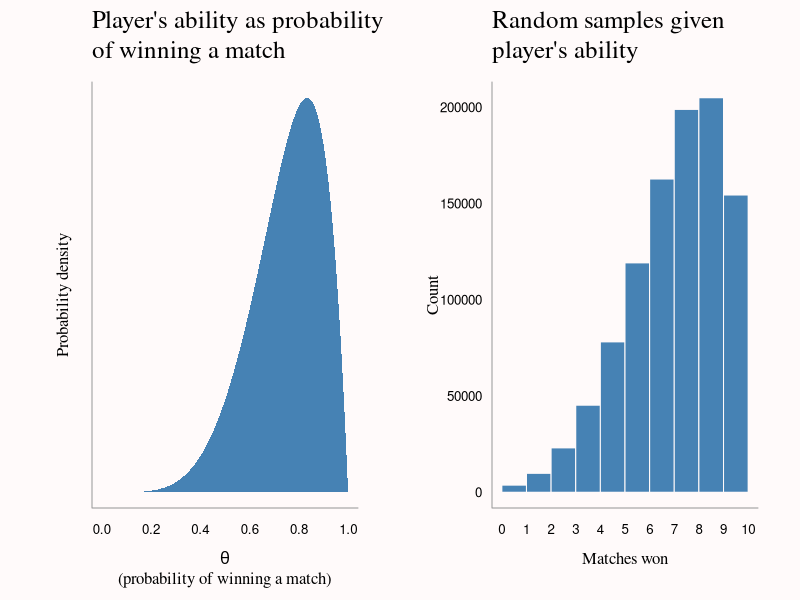
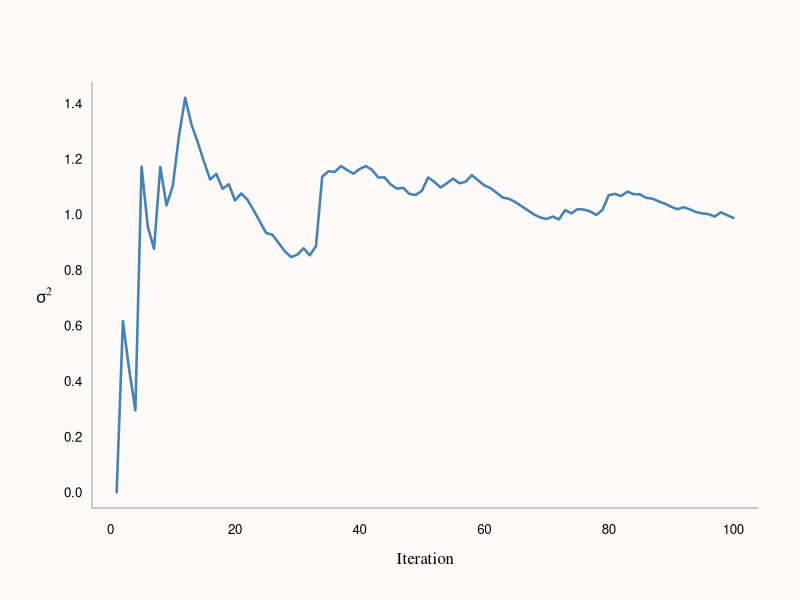
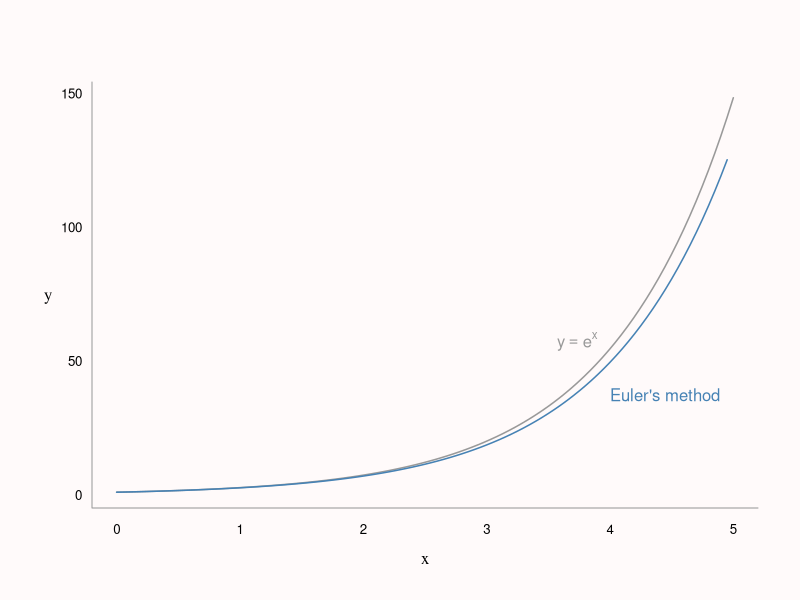
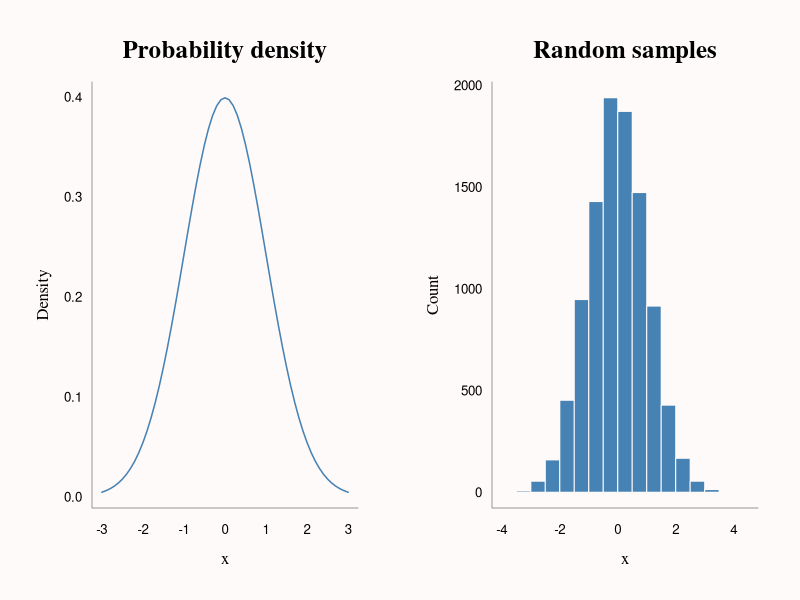
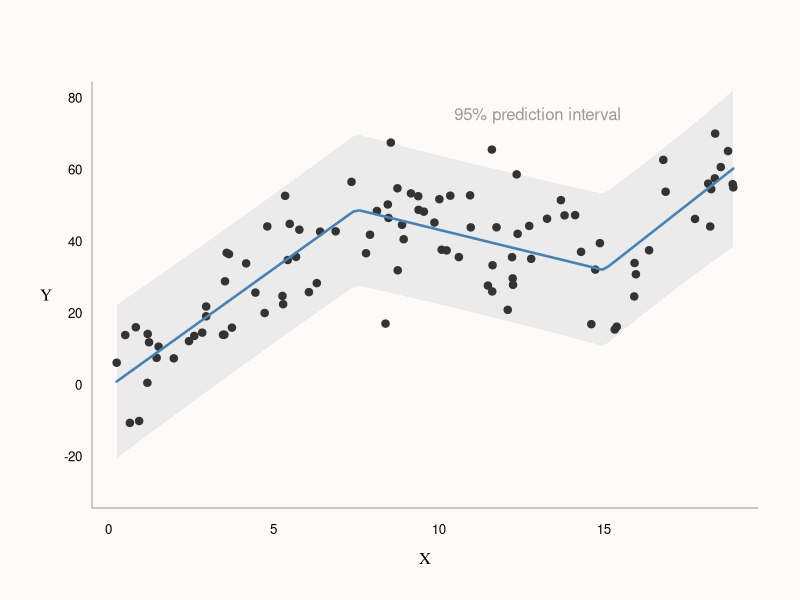
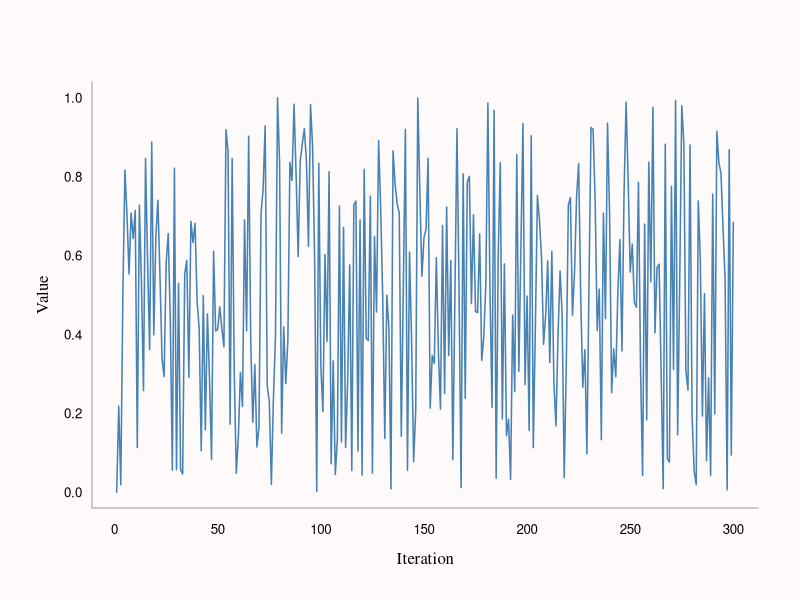

Here is the R script that generated these plots, in order:
## ---- chunk 1

knitr::opts_chunk$set(echo = TRUE, message=FALSE, warning=FALSE, 
                      fig.align='center')
knitr::opts_knit$set(global.par = TRUE)

## ---- chunk 2

library(colorspace)

col_bg <- 'snow'
col_highlight <- 'steelblue'
col_fade <- 'grey60'

par(bg = col_bg, las = 1, bty = 'L',
    mar = c(4.5, 4.5, 4, 2) + 0.1, cex.axis = 0.8)

## ---- chunk 3

y <- c(1, 1, 1, 1, 0, 1)
theta <- seq(0, 1, 0.01)

# Non-informative Beta(1, 1) prior + observed y and (n-y)
a <- 1 + sum(y)
b <- 1 + length(y) - sum(y)

# Calculate and normalize posterior
post <- dbeta(theta, a, b)
post <- post / sum(post)

# Draw random 1,000,000 samples:
n <- 1e6
theta_s <- rbeta(n, a, b) # ...of theta
y_s <- rbinom(n, 10, theta_s) # ...of wins out of 10 matches

## ---- chunk 4

par(mfrow = c(1, 2),
    bg = col_bg)

plot(theta, post, type = 'n', axes = FALSE, 
     xlab = '', ylab = '')
polygon(c(theta, rev(theta)),
        c(post, rep(0, length(theta))),
        col = col_highlight, border = NA)
axis(1, tick = FALSE, line = -0.5)
mtext(expression(theta), 1, line = 2, family = 'serif')
mtext('(probability of winning a match)', 1, line = 3, family = 'serif')
mtext('Probability density', 2, line = 1, family = 'serif', las = 0)
mtext("Player's ability as probability\nof winning a match", 3, 
      line = 1, adj = 0, family = 'serif', cex = 1.5)
box(bty = 'L', col = col_fade)

hist(y_s, main = '', xlab = '', ylab = '', col = col_highlight,
     border = col_bg, axes = FALSE, breaks = 0:10)
axis(1, at = 0:10, tick = FALSE, line = -0.5)
axis(2, tick = FALSE, line = -0.5)
mtext('Matches won', 1, line = 2, family = 'serif')
mtext('Count', 2, line = 2.5, family = 'serif', las = 0)
mtext("Random samples given\nplayer's ability", 3, line = 1, 
      family = 'serif', adj = 0, cex = 1.5)
box(bty = 'L', col = col_fade)
par(mfrow = c(1, 1))

## ---- chunk 5

# Probs. of matches won
ps <- table(y_s) / sum(table(y_s))

# Cumulative probs. of winning at least X matches
cps <- cumsum(rev(ps)) # Have to reverse to count X or fewer

# Expected outcomes for each decision
data.frame(prob_of_x = as.numeric(ps), 
           prob_at_least_x = as.numeric(cps),
           payoff = cps * (10:0) * 10 - 30)
## ---- chunk 6
set.seed(123456)
x <- rnorm(100)
n <- seq_along(x)

cmu <- numeric(100)
cmu[1] <- x[1]
csumsq <- numeric(100)

# Compute cumulative variance (+ mean) via updating
for (i in 2:100) {
  cmu[i] <- (n[i - 1] * cmu[i - 1] + x[i]) / n[i] # Cumulative mean
  csumsq[i] <- csumsq[i - 1] +                    # Cumulative sum of squares
    (x[i] - cmu[i - 1]) * (x[i] - cmu[i])
}

csigma1 <- csumsq / (n - 1)
csigma1[1] <- 0

# Compute cumulative variance the effortful way
csigma2 <- numeric(100)
for (i in 2:100) {
  csigma2[i] <- var(x[1:i])
}

all.equal(csigma1, csigma2)

## ---- chunk 7

par(bg = col_bg)
plot(1:length(csigma1), csigma1, type = 'l', 
     col = col_highlight, lwd = 2.5, axes = FALSE,
     xlab = '', ylab = '')
axis(1, line = -0.5, tick = FALSE)
axis(2, line = -0.5, tick = FALSE)
box(bty = 'L', col = col_fade)
mtext('Iteration', 1, line = 2, family = 'serif')
mtext(expression(sigma^2), 2, line = 2, family = 'serif')

## ---- chunk 8

# Derivative of function y
dy <- function(y) y

# Inputs: derivative function, initial x, initial y, stepsize, length
euler <- function(dy = NULL, x0 = 0, y0 = 1, stepsize = 0.1, len = 100) {
  
  x <- numeric(len)
  y <- numeric(len)
  
  x[1] <- x0
  y[1] <- y0
  
  # Iterate: 1) increment x by stepsize
  #          2) increment y by stepsize times derivative
  for (i in 2:len) {
    x[i] <- x[i - 1] + stepsize
    y[i] <- y[i - 1] + stepsize * dy(y[i - 1])
  }

  # Return list of x's and y's
  list(x = x, y = y)
}

# Example
b <- euler(dy, stepsize = 0.05)
x <- seq(0, 5, length.out = 100)

# Plot code not shown (see .Rmd)
## ---- chunk 9

plot(x, exp(x), type = 'l', xlab = '', ylab = '', 
     col = col_fade, axes = FALSE, lwd = 1.5)
lines(b$x, b$y, col = col_highlight, lwd = 1.5)
text(expression(y == e^x), 
     x = b$x[80] - 0.05, y = b$y[80] + 10, adj = 1, 
     col = col_fade)
text("Euler's method", 
     x = b$x[80] + 0.05, y = b$y[80] - 10, adj = 0, 
     col = col_highlight)
axis(1, tick = FALSE, line = -0.5)
axis(2, tick = FALSE, line = -0.5, las = 1)
mtext('x', 1, line = 2, family = 'serif')
mtext('y', 2, line = 2, family = 'serif')
box(bty = 'L', col = col_fade)

## ---- chunk 10

det_row <- function(mat) {
  
  nr <- nrow(mat)
  fact <- numeric(nr - 1)
  
  for (i in seq_len(nr - 1)) {
    # Normalize current row (1 in first column) & save the multiplication factor
    fact[i] <- mat[i, i]
    mat[i, ] <- mat[i, ] / mat[i, i]
    
    # Subtract multiples of current row from rows below (get all 0's)
    for (j in (i + 1):nr)
      mat[j, ] <- mat[j, ] - mat[j, i] * mat[i, ] 
  }
  # Take the product of mult. factors & the last (unscaled) value in the matrix 
  prod(fact) * mat[nr, nr]
}

# Example

set.seed(12345)
mat <- matrix(sample(1:9), ncol = 3)

c(det_row(mat), det(mat))

## ---- chunk 11
set.seed(123456)
# Same result as sample(1:9, 100, replace = TRUE)
ceiling(runif(20, 0, 9))

n <- 1e7
t1 <- system.time(ceiling(runif(n, 0, 9))) # Almost 2 x faster
t2 <- system.time(sample(1:9, n, replace = TRUE))

rbind(t1, t2)
## ---- chunk 12

# Probability density function (normal)
pdf <- function(x) (1 / sqrt(2 * pi)) * exp(-1/2 * (x)^2)

# ...suppose we didn't have rnorm() but had the pdf() above

# Use R's numerical integration to make a CDF
cdf <- function(x) {
  integrate(pdf, 0, x)[[1]]
}

# Make inverse CDF by numeric approximation (linear)
cumdens <- sapply(seq(0.01, 5, 0.01), cdf)
icdf <- approxfun(cumdens, seq(0.01, 5, 0.01))

# Draw random samples & transform via ICDF (+ flip sign)
samples <- runif(10000, 0, 0.5)
x <- icdf(samples) * ifelse(runif(1000, 0, 2) > 1, 1, -1)

# Plot code not shown (see .Rmd)
## ---- chunk 13

par(mfrow = c(1, 2))
plot(seq(-3, 3, 0.1), pdf(seq(-3, 3, 0.1)), type = 'l',
     xlab = '', ylab = '', main = '',  axes = FALSE,
     col = col_highlight, lwd = 1.5)
axis(1, tick = FALSE, line = -0.5)
axis(2, tick = FALSE, line = -0.5)
mtext('x', 1, line = 2, family = 'serif')
mtext('Density', 2, line = 2, family = 'serif', las = 0)
mtext('Probability density', 3, line = 1, family = 'serif', 
      font = 2, cex = 1.5)
box(col = col_fade)

hist(x, main = '', xlab = '', ylab = '', col = col_highlight,
     border = col_bg, axes = FALSE)
axis(1, tick = FALSE, line = -0.5)
axis(2, tick = FALSE, line = -0.5)
mtext('x', 1, line = 2, family = 'serif')
mtext('Count', 2, line = 2.5, family = 'serif', las = 0)
mtext('Random samples', 3, line = 1, family = 'serif', 
      font = 2, cex = 1.5)
box(col = col_fade)
par(mfrow = c(1, 1))

## ---- chunk 14
n <- 100
x <- round(runif(n, 0, 19), 2)

tau <- c(7.5, 15) # Knots
X <- cbind(x, pmax(outer(x, tau, '-'), 0)) # If x > knot, diff from knot, else 0
betas <- c(5, -10, 10) # Coefficients

y <- 0 + 2 * x + X %*% betas + rnorm(n, 0, 10)

fit1 <- lm(y ~ ., data = data.frame(X))
coef1 <- coef(fit1)

newx <- seq(min(x), max(x), length.out = 100)
newX <- cbind(newx, pmax(outer(newx, tau, '-'), 0))
colnames(newX) <- c('x', 'V2', 'V3')

#newy <- coef1[1] + newX %*% coef1[-1]
newy <- predict(fit1, data.frame(newX), type = 'response',
                interval = 'prediction')

## ---- chunk 15

par(bg = col_bg)
plot(x, y, type = 'n', axes = FALSE, xlab = '', ylab = '',
     ylim = c(-30, 80))
polygon(c(newx, rev(newx)),
        c(newy[, 2], rev(newy[, 3])),
        border = NA, col = 'grey92')
points(x, y, pch = 19, col = 'grey20')
lines(newx, newy[, 1], col = col_highlight, lwd = 2.5)
text(13, 75, label = '95% prediction interval', col = col_fade)
axis(1, tick = FALSE, line = -0.5)
axis(2, tick = FALSE, line = -0.5, las = 1)
box(bty = 'L', col = 'grey60')
mtext('X', 1, line = 2, family = 'serif')
mtext('Y', 2, line = 2, family = 'serif')

## ---- chunk 16

s0 <- 1
a <- 1597
b <- 51749
M <- 244944

nsamples <- 300

s <- numeric(nsamples)
s[1] <- s0

for (i in 2:nsamples) {
  s[i] = (a * s[i - 1] + b) %% M
}

s <- s / max(s)

# Plot code not shown (see .Rmd)
## ---- chunk 17

plot(1:nsamples, s, type = 'l',
     xlab = '', ylab = '', 
     col = col_highlight, lwd = 1.5,
     axes = FALSE)
axis(1, tick = FALSE, line = -0.5)
axis(2, tick = FALSE, line = -0.5)
mtext('Iteration', 1, line = 2, family = 'serif')
mtext('Value', 2, line = 2, family = 'serif', las = 0)
box(col = col_fade)
